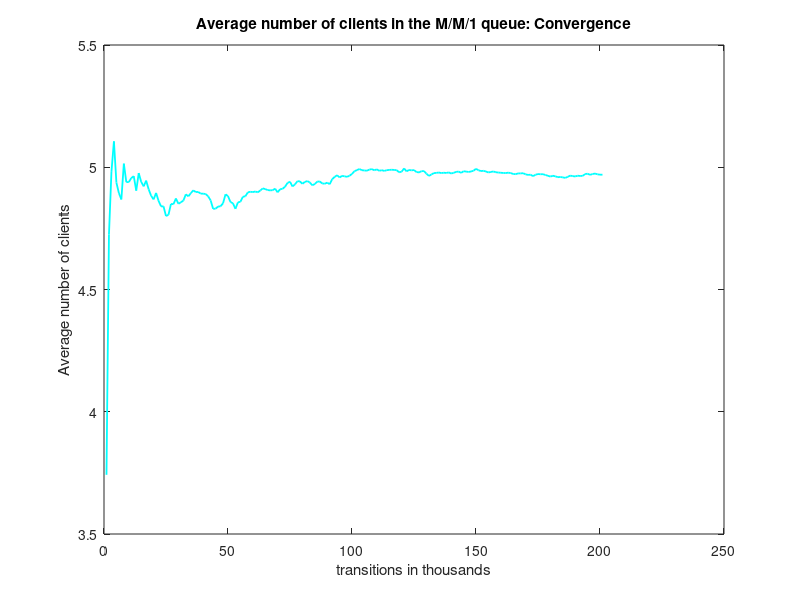
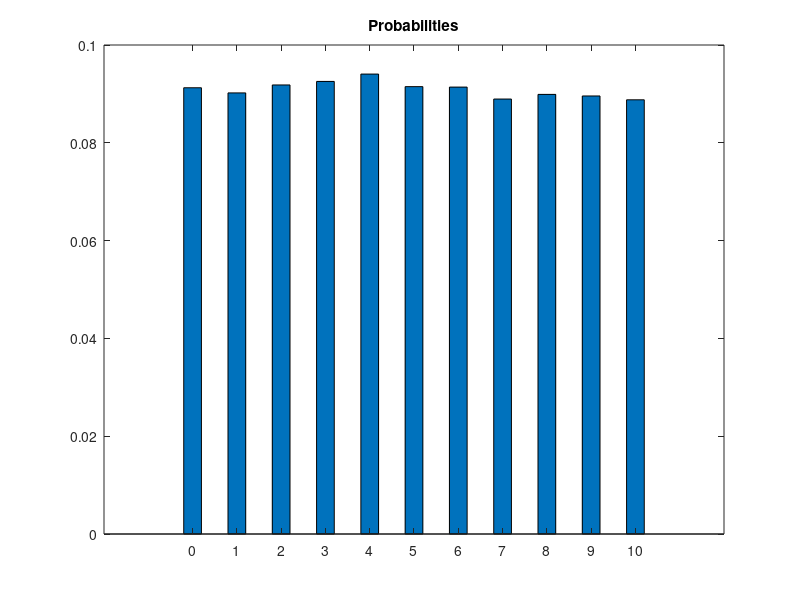

Here is the MATLAB script that generated these plots, in order:
%1

clc;
clear all;
close all;

P = [0,0,0,0,0,0,0,0,0,0,0];
arrivals = [0,0,0,0,0,0,0,0,0,0,0];
total_arrivals = 0; % to measure the total number of arrivals
current_state = 0;  % holds the current state of the system
previous_mean_clients = 0; % will help in the convergence test
index = 0;

lambda = 5; 
mu = 5;
threshold = lambda/(lambda + mu); % the threshold used to calculate probabilities

transitions = 0; % holds the transitions of the simulation in transitions steps

while transitions >= 0
  transitions = transitions + 1; % one more transitions step
  
  if mod(transitions,1000) == 0 % check for convergence every 1000 transitions steps
    index = index + 1;
    for i=1:1:length(arrivals)
        P(i) = arrivals(i)/total_arrivals; % calcuate the probability of every state in the system
    endfor
    
    mean_clients = 0; % calculate the mean number of clients in the system
    for i=1:1:length(arrivals)
       mean_clients = mean_clients + (i-1).*P(i);
    endfor
    
    to_plot(index) = mean_clients;
        
    if abs(mean_clients - previous_mean_clients) < 0.00001 || transitions > 200000 % convergence test
      break;
    endif
    
    previous_mean_clients = mean_clients;
    
  endif
  
  random_number = rand(1); % generate a random number (Uniform distribution)
  if current_state == 0 || random_number < threshold % arrival
    if current_state < 11
      total_arrivals = total_arrivals + 1;
      if transitions < 31
        display("Current state = ");
        disp(current_state);
        display("Next transition");
        display("arrival");
        display("Total arrivals in current state = ");
        disp(arrivals(current_state+1));
      endif
      arrivals(current_state + 1) = arrivals(current_state + 1) + 1; % increase the number of arrivals in the current state
      if current_state < 10
        current_state = current_state + 1;
      endif    
    endif   
  else % departure
    if current_state != 0 % no departure from an empty system
      if transitions < 31
        display("Current state = ");
        disp(current_state);
        display("Next transition");
        display("departure");
        display("Total arrivals in current state = ");
        disp(arrivals(current_state+1));
      endif
      current_state = current_state - 1;
    endif
  endif
endwhile



display("State propabilities:");
for i=1:1:length(arrivals)
  display(P(i));
endfor

g = lambda*(1-P(11));
average_delay_time = mean_clients / g;
display("Average delay time =");
disp(average_delay_time);
display("Blocking propability =");
disp(P(11));

figure(1);
plot(to_plot,"c","linewidth",1.3);
title("Average number of clients in the M/M/1 queue: Convergence");
xlabel("transitions in thousands");
ylabel("Average number of clients");

x=[0,1,2,3,4,5,6,7,8,9,10];
figure(2);
bar(x,P,0.4);
title("Probabilities")